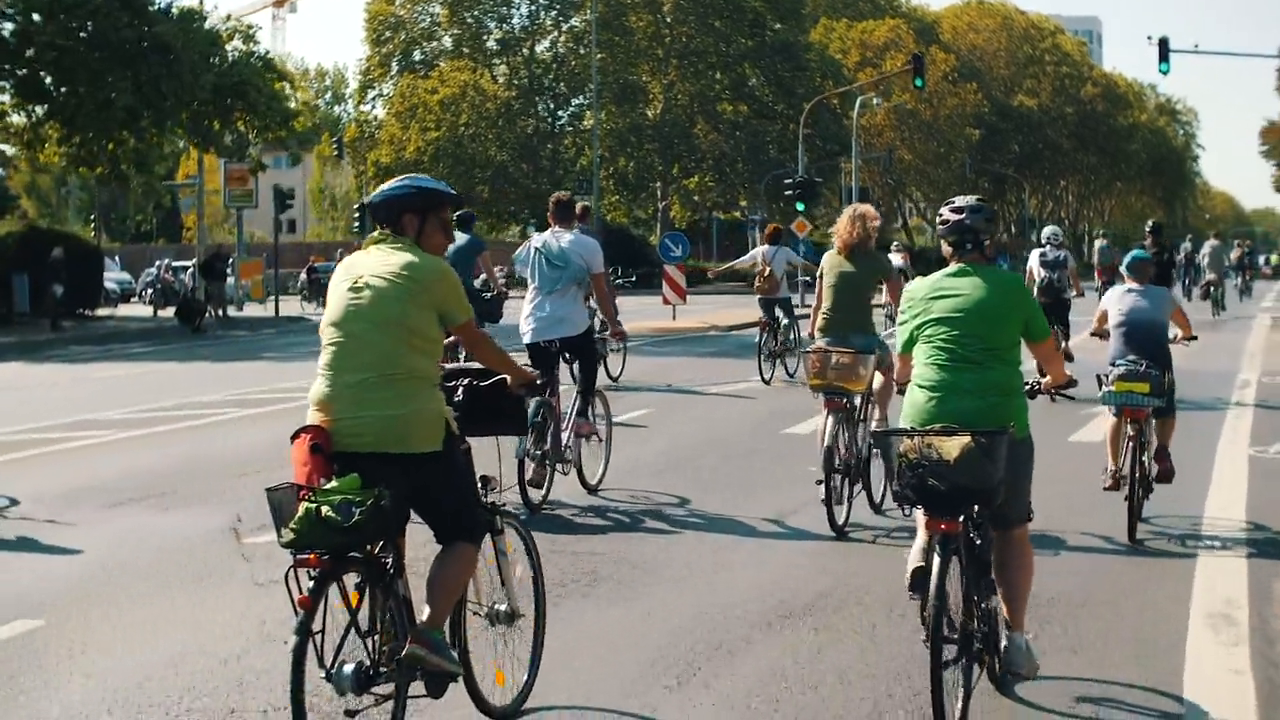
#> input picture frame 45 of week07/Videos/video5.mp4, 1280 x 720 px
$ jupyter execute --allow-errors 03_SAM-video-Tracking.ipynb   (shell and % lines are left out)
#> lines starting #> are read from the running program, lines starting #| are printed output that depends on the picture
https://segment-anything.com/

[cell 1]
import IPython
import sys

def clean_notebook():
    IPython.display.clear_output(wait=True)
    print("Notebook cleaned.")

# Run the installation commands

# Clean up the notebook
#> (the rest of this cell did not finish here and is left out)

[cell 2]
import cv2
from IPython.display import display, Image, clear_output
import numpy as np

# Open the video file
cap = cv2.VideoCapture('.././/Videos/video5.mp4')

if not cap.isOpened():
    print("Cannot open video file")
    exit()

while cap.isOpened():
    ret, frame = cap.read()
#> frame is the input picture: shape (720, 1280, 3); mean B, G, R 101.7, 112.8, 110.6

    if not ret:
        print("Stream stopped.")
        break

    frame = cv2.resize(frame, (frame.shape[1] // 2, frame.shape[0]//2))
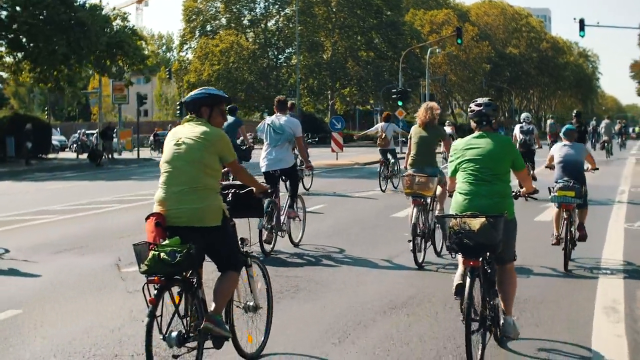
#> frame: shape (360, 640, 3); mean B, G, R 101.8, 112.9, 110.7

    # Convert the frame to JPEG format for display in Jupyter
    _, buffer = cv2.imencode('.jpg', frame)
    img_bytes = buffer.tobytes()

    # Display the frame in Jupyter Notebook
    display(Image(data=img_bytes))
    clear_output(wait=True)  # Clear previous frame for smoother playback


cap.release()
print("Video stream ended.")
